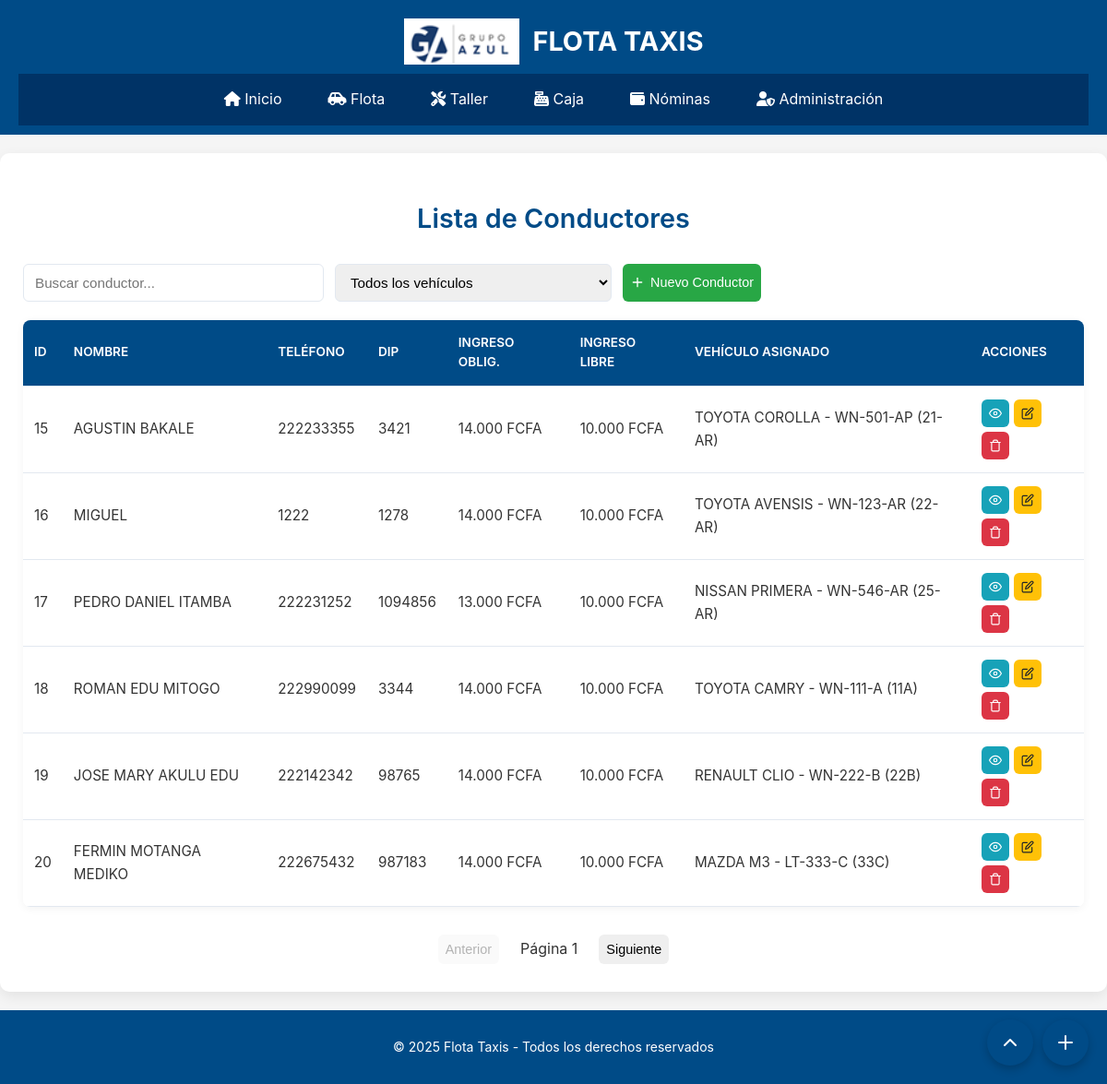
Screenshot of /modules/conductores/conductores-nuevo.php with the database file from the repository.
### tables this page shows
CREATE TABLE `conductores` (
  `id` int(11) NOT NULL,
  `nombre` varchar(100) NOT NULL,
  `telefono` varchar(20) NOT NULL,
  `dip` varchar(20) NOT NULL,
  `vehiculo_id` int(11) DEFAULT NULL,
  `estado` enum('Activo','Inactivo') NOT NULL DEFAULT 'Activo',
  `ingreso_dia_obligatorio` int(11) NOT NULL DEFAULT 0,
  `ingreso_dia_libre` int(11) NOT NULL DEFAULT 0,
  `ingreso_obligatorio` int(11) DEFAULT NULL,
  `ingreso_libre` int(11) DEFAULT NULL,
  `imagen` varchar(255) DEFAULT NULL,
  `fecha` date DEFAULT NULL,
  `dias_por_ciclo` int(11) DEFAULT 30,
  `salario_mensual` int(11) DEFAULT NULL,
  `direccion` varchar(255) DEFAULT 'Sin dirección'
);

CREATE TABLE `vehiculos` (
  `id` int(11) NOT NULL,
  `marca` varchar(50) NOT NULL,
  `modelo` varchar(50) NOT NULL,
  `matricula` varchar(20) NOT NULL,
  `numero` varchar(20) NOT NULL,
  `km_actual` int(10) UNSIGNED NOT NULL DEFAULT 0,
  `km_aceite` int(10) UNSIGNED NOT NULL DEFAULT 0,
  `km_inicial` int(10) UNSIGNED NOT NULL DEFAULT 0,
  `imagen1` varchar(255) DEFAULT NULL,
  `imagen2` varchar(255) DEFAULT NULL,
  `imagen3` varchar(255) DEFAULT NULL,
  `imagen4` varchar(255) DEFAULT NULL,
  `fecha` date DEFAULT NULL,
  `year` year(4) DEFAULT NULL
);

### modules/conductores/conductores-nuevo.php (the view, shortened to what this page needs)
<?php
include '../../layout/header.php';
require '../../config/database.php';
$conductores = $pdo->query("
    SELECT c.*, v.marca AS vehiculo_marca, v.modelo AS vehiculo_modelo,
           v.matricula AS vehiculo_matricula, v.numero AS vehiculo_numero
    FROM conductores c
    LEFT JOIN vehiculos v ON c.vehiculo_id = v.id
")->fetchAll();
?>
<!DOCTYPE html>
<html lang="es">
<head>
</head>
<body>
    <div class="container">
        <h2>Lista de Conductores</h2>
        <div class="table-controls">
            <input type="text" id="searchInput" placeholder="Buscar conductor..." class="modal-vehicle__form-input">
            <select id="filterVehicle" class="modal-vehicle__form-input">
                <option value="">Todos los vehículos</option>
            </select>
            <button id="openModalAgregar" class="btn btn-nuevo">
                <svg xmlns="http://www.w3.org/2000/svg" width="16" height="16" viewBox="0 0 24 24" fill="none" stroke="currentColor" stroke-width="2" stroke-linecap="round" stroke-linejoin="round">
                    <line x1="12" y1="5" x2="12" y2="19"></line>
                    <line x1="5" y1="12" x2="19" y2="12"></line>
                </svg>
                Nuevo Conductor
            </button>
        </div>
        <div class="table-container">
            <table class="table">
                <thead>
                    <tr>
                        <th>ID</th>
                        <th>Nombre</th>
                        <th>Teléfono</th>
                        <th>DIP</th>
                        <th>Ingreso Oblig.</th>
                        <th>Ingreso Libre</th>
                        <th>Vehículo Asignado</th>
                        <th>Acciones</th>
                    </tr>
                </thead>
                <tbody id="tableBody">
                    <?php foreach ($conductores as $conductor): ?>
                        <tr data-vehiculo="<?= $conductor['vehiculo_id'] ?: '' ?>">
                            <td><?= $conductor['id'] ?></td>
                            <td><?= htmlspecialchars($conductor['nombre']) ?></td>
                            <td><?= htmlspecialchars($conductor['telefono']) ?></td>
                            <td><?= htmlspecialchars($conductor['dip']) ?></td>
                            <td><?= number_format($conductor['ingreso_obligatorio'], 0, ',', '.') ?> FCFA</td>
                            <td><?= number_format($conductor['ingreso_libre'], 0, ',', '.') ?> FCFA</td>
                            <td>
                                <?php if ($conductor['vehiculo_id']): ?>
                                    <?= htmlspecialchars($conductor['vehiculo_marca']) ?> <?= htmlspecialchars($conductor['vehiculo_modelo']) ?> -
                                    <?= htmlspecialchars($conductor['vehiculo_matricula']) ?> (<?= htmlspecialchars($conductor['vehiculo_numero']) ?>)
                                <?php else: ?>
                                    No asignado
                                <?php endif; ?>
                            </td>
                            <td>
                                <div style="display: flex; gap: 5px; flex-wrap: wrap;">
                                    <button class="btn btn-ver" onclick="verConductor(<?= htmlspecialchars(json_encode($conductor), ENT_QUOTES, 'UTF-8') ?>)">
                                        <svg xmlns="http://www.w3.org/2000/svg" width="14" height="14" viewBox="0 0 24 24" fill="none" stroke="currentColor" stroke-width="2" stroke-linecap="round" stroke-linejoin="round">
                                            <path d="M1 12s4-8 11-8 11 8 11 8-4 8-11 8-11-8-11-8z"></path>
                                            <circle cx="12" cy="12" r="3"></circle>
                                        </svg>
                                    </button>
                                    <button class="btn btn-editar" onclick="editarConductor(<?= htmlspecialchars(json_encode($conductor), ENT_QUOTES, 'UTF-8') ?>)">
                                    </button>
                                    <form method="post" style="display:inline;" onsubmit="return confirmarEliminacion();">
                                        <button type="submit" class="btn btn-eliminar">
                                        </button>
                                    </form>
                                </div>
                            </td>
                        </tr>
                    <?php endforeach; ?>
                </tbody>
            </table>
        </div>
        <div class="pagination">
            <button class="btn" id="prevPage" disabled>Anterior</button>
            <span id="pageInfo" style="padding: 8px 15px;">Página 1</span>
            <button class="btn" id="nextPage">Siguiente</button>
        </div>
    </div>
    <div class="action-buttons">
        <button class="action-button" id="btnScrollTop" title="Ir arriba">
            <svg xmlns="http://www.w3.org/2000/svg" width="24" height="24" viewBox="0 0 24 24" fill="none" stroke="currentColor" stroke-width="2" stroke-linecap="round" stroke-linejoin="round">
                <path d="M18 15l-6-6-6 6"></path>
            </svg>
        </button>
        <button class="action-button" id="btnAddNew" title="Nuevo conductor">
            <svg xmlns="http://www.w3.org/2000/svg" width="24" height="24" viewBox="0 0 24 24" fill="none" stroke="currentColor" stroke-width="2" stroke-linecap="round" stroke-linejoin="round">
                <line x1="12" y1="5" x2="12" y2="19"></line>
                <line x1="5" y1="12" x2="19" y2="12"></line>
            </svg>
        </button>
    </div>
    <?php include '../../layout/footer.php'; ?>
</body>
</html>

### styles/styles.css (style rules this page uses)
body { font-family: Arial, sans-serif; margin: 0; padding: 0; background-color: #f8f9fa; color: #333; }

### modules/conductores/conductores-nuevo.php (style rules this page uses)
:root { --color-primario: #004b87; --color-secundario: #003366; --color-texto: #333; --color-fondo: #f8f9fa; --color-borde: #e2e8f0; --color-exito: #28a745; --color-advertencia: #ffc107; --color-peligro: #dc3545; --color-info: #17a2b8; }
body { font-family: 'Inter', sans-serif; background-color: #f5f5f5; color: var(--color-texto); line-height: 1.6; }
.container { max-width: 1250px; margin: 20px auto; background: #fff; padding: 25px; border-radius: 10px; box-shadow: 0 5px 15px rgba(0, 0, 0, 0.08); }
h2 { color: var(--color-primario); font-size: 1.8rem; margin-bottom: 25px; text-align: center; font-weight: 600; }
.table-container { overflow-x: auto; margin-top: 20px; border-radius: 8px; box-shadow: 0 2px 10px rgba(0, 0, 0, 0.05); }
.table { width: 100%; border-collapse: collapse; min-width: 800px; }
.table th, .table td { padding: 14px 12px; text-align: left; border-bottom: 1px solid var(--color-borde); }
.table th { background-color: var(--color-primario); color: white; font-weight: 600; text-transform: uppercase; font-size: 0.85rem; position: sticky; top: 0; }
.table td { background-color: #fff; font-size: 0.95rem; transition: all 0.2s ease; }
.btn { padding: 8px 8px; border-radius: 6px; border: none; cursor: pointer; font-size: 0.9rem; transition: all 0.3s ease; display: inline-flex; align-items: center; gap: 6px; font-weight: 500; }
.btn-nuevo { background-color: var(--color-exito); color: white; }
.btn-editar { background-color: var(--color-advertencia); color: #212529; }
.btn-ver { background-color: var(--color-info); color: white; }
.btn-eliminar { background-color: var(--color-peligro); color: white; }
.table-controls { display: flex; gap: 12px; margin-bottom: 20px; flex-wrap: wrap; }
.table-controls input, .table-controls select { flex: 1; min-width: 200px; max-width: 300px; }
.pagination { display: flex; justify-content: center; margin-top: 25px; gap: 8px; align-items: center; }
.modal-vehicle__form-input { padding: 10px 12px; border: 1px solid var(--color-borde); border-radius: 6px; font-size: 0.95rem; transition: border-color 0.2s ease; width: 100%; }
.action-buttons { position: fixed; bottom: 20px; right: 20px; display: flex; gap: 10px; z-index: 100; }
.action-button { width: 50px; height: 50px; border-radius: 50%; background: var(--color-primario); color: white; display: flex; align-items: center; justify-content: center; box-shadow: 0 4px 10px rgba(0, 0, 0, 0.2); cursor: pointer; transition: all 0.3s; border: none; }

### rows the page displays
conductores: id "15", nombre "AGUSTIN BAKALE", telefono "222233355", dip "3421", ingreso_obligatorio "14.000", ingreso_libre "10.000", vehiculo.marca "TOYOTA", vehiculo.modelo "COROLLA", vehiculo.matricula "WN-501-AP", vehiculo.numero "21-AR"
conductores: id "16", nombre "MIGUEL", telefono "1222", dip "1278", ingreso_obligatorio "14.000", ingreso_libre "10.000", vehiculo.marca "TOYOTA", vehiculo.modelo "AVENSIS", vehiculo.matricula "WN-123-AR", vehiculo.numero "22-AR"
conductores: id "17", nombre "PEDRO DANIEL ITAMBA", telefono "222231252", dip "1094856", ingreso_obligatorio "13.000", ingreso_libre "10.000", vehiculo.marca "NISSAN", vehiculo.modelo "PRIMERA", vehiculo.matricula "WN-546-AR", vehiculo.numero "25-AR"
conductores: id "18", nombre "ROMAN EDU MITOGO", telefono "222990099", dip "3344", ingreso_obligatorio "14.000", ingreso_libre "10.000", vehiculo.marca "TOYOTA", vehiculo.modelo "CAMRY", vehiculo.matricula "WN-111-A", vehiculo.numero "11A"
conductores: id "19", nombre "JOSE MARY AKULU EDU", telefono "222142342", dip "98765", ingreso_obligatorio "14.000", ingreso_libre "10.000", vehiculo.marca "RENAULT", vehiculo.modelo "CLIO", vehiculo.matricula "WN-222-B", vehiculo.numero "22B"
conductores: id "20", nombre "FERMIN MOTANGA MEDIKO", telefono "222675432", dip "987183", ingreso_obligatorio "14.000", ingreso_libre "10.000", vehiculo.marca "MAZDA", vehiculo.modelo "M3", vehiculo.matricula "LT-333-C", vehiculo.numero "33C"
